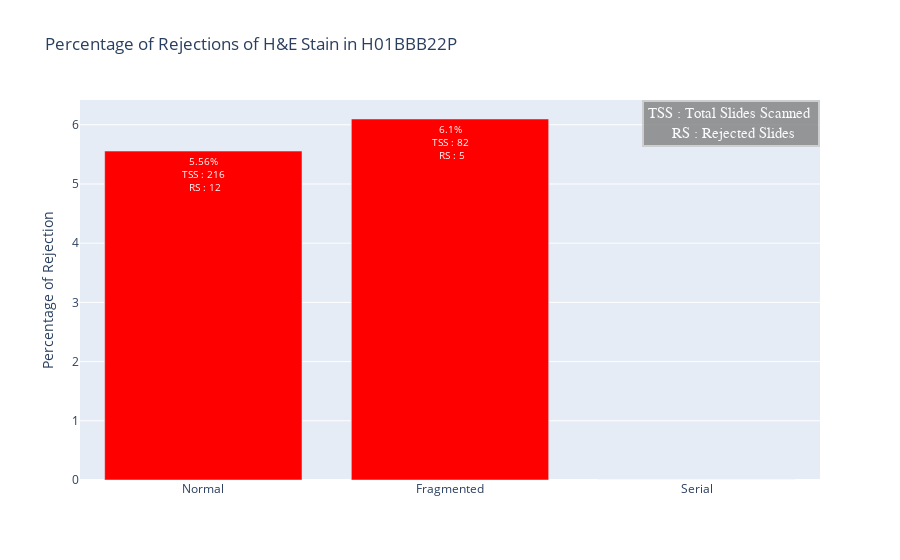

The notebook cell saved with this chart:
### Code cell
# Scanner 1 Stain Type H&E Biopsy
data = df[(df['Scanner'] == 'H01BBB22P')&(df['Stain Type'] == 'H&E')]
fig = go.Figure()
for i in data['Biopsy Type'].unique():
    try:
        fig.add_trace(go.Bar(x=[i],
                            y=[len(data[(data['Biopsy Type'] == i)&(s1['Rejected Slide Planarity'] == "Yes")])/len(data[data['Biopsy Type'] == i]) * 100],
                             text=[str(round(len(data[(data['Biopsy Type'] == i)&(data['Rejected Slide Planarity'] == "Yes")])/len(data[data['Biopsy Type'] == i]) * 100,2))+"%"+"<br>TSS : "+str(len(data[data['Biopsy Type'] == i]))
                                   + "<br> RS : "+str(len(data[(data['Biopsy Type'] == i)&(data['Rejected Slide Planarity'] == "Yes")])) ],
                            textposition="inside",marker = dict(color='red'),textfont=dict(size=10)))
    except:
        continue

fig.update_yaxes(title="Percentage of Rejection")
fig.update_layout(showlegend=False,title="Percentage of Rejections of " + 
                  data['Stain Type'].iloc[0] + " Stain in "+ data['Scanner'].iloc[0])
fig.add_annotation(x=1,y=1,xref="paper",yref="paper",text="TSS : Total Slides Scanned <br> RS : Rejected Slides",showarrow=False,
font=dict(family="Courier New, monospace",size=15,color="#ffffff"),bordercolor="#c7c7c7",borderwidth=2,borderpad=4,bgcolor="grey",opacity=0.8)
fig.show()

### Figure 1 — Plotly figure (JSON) as saved in the notebook; plotly's stock layout.template omitted (floating-point values rounded to 4 significant figures)
{"data": [{"marker": {"color": "red"}, "text": ["5.56%<br>TSS : 216<br> RS : 12"], "textfont": {"size": 10}, "textposition": "inside", "type": "bar", "x": ["Normal"], "y": [5.556]}, {"marker": {"color": "red"}, "text": ["6.1%<br>TSS : 82<br> RS : 5"], "textfont": {"size": 10}, "textposition": "inside", "type": "bar", "x": ["Fragmented"], "y": [6.098]}, {"marker": {"color": "red"}, "text": ["0.0%<br>TSS : 12<br> RS : 0"], "textfont": {"size": 10}, "textposition": "inside", "type": "bar", "x": ["Serial"], "y": [0]}], "layout": {"annotations": [{"bgcolor": "grey", "bordercolor": "#c7c7c7", "borderpad": 4, "borderwidth": 2, "font": {"color": "#ffffff", "family": "Courier New, monospace", "size": 15}, "opacity": 0.8, "showarrow": false, "text": "TSS : Total Slides Scanned <br> RS : Rejected Slides", "x": 1, "xref": "paper", "y": 1, "yref": "paper"}], "showlegend": false, "title": {"text": "Percentage of Rejections of H&E Stain in H01BBB22P"}, "yaxis": {"title": {"text": "Percentage of Rejection"}}}}
